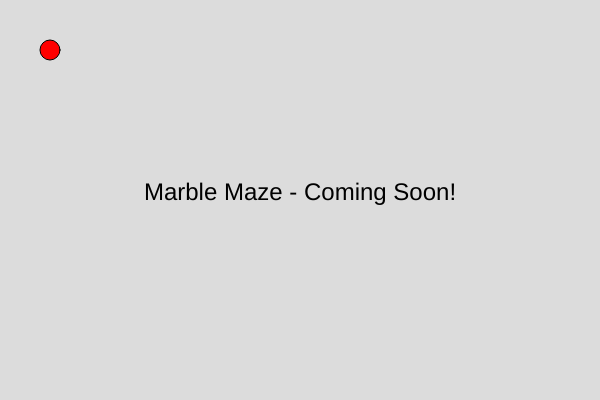
Frame 1 (no input)
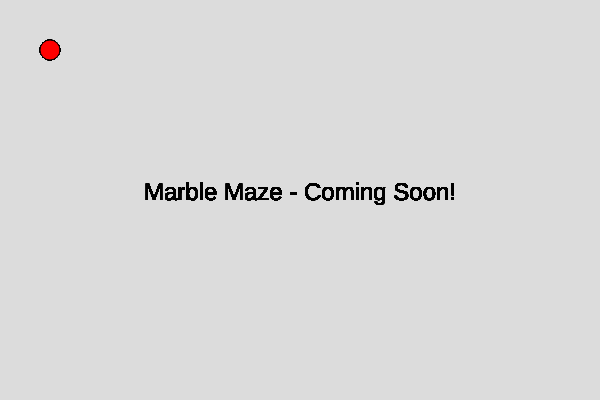
Frame 60 (no input)
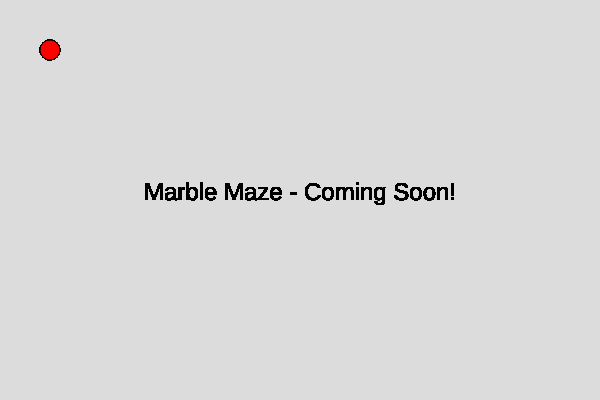
Frame 120 (the mouse pressed at the canvas centre since frame 60)

The p5.js sketch that drew these frames (run headless with seeded random() and noise() and a simulated clock; from frame 60 on, the mouse is pressed at the canvas centre):

// p5.js sketch
// ── sketch.js
function setup() {
    createCanvas(600, 400);
    background(220);
}

function draw() {
//Game loop will go here
fill(255, 0, 0);
ellipse(50, 50, 20, 20);

//Display game title
fill(0);
textSize(24);
textAlign(CENTER);
text("Marble Maze - Coming Soon!", width / 2, height / 2);
}
// ── style.css
body {
    font-family: Arial, sans-serif;
    text-align: center;
    background-color: #f0f0f0;
    margin: 20px;
}

h1 {
    color: #4950bc;
}

canvas {
    border: 2px solid #4950bc;
    margin: 20px auto;
    display: block;
}
